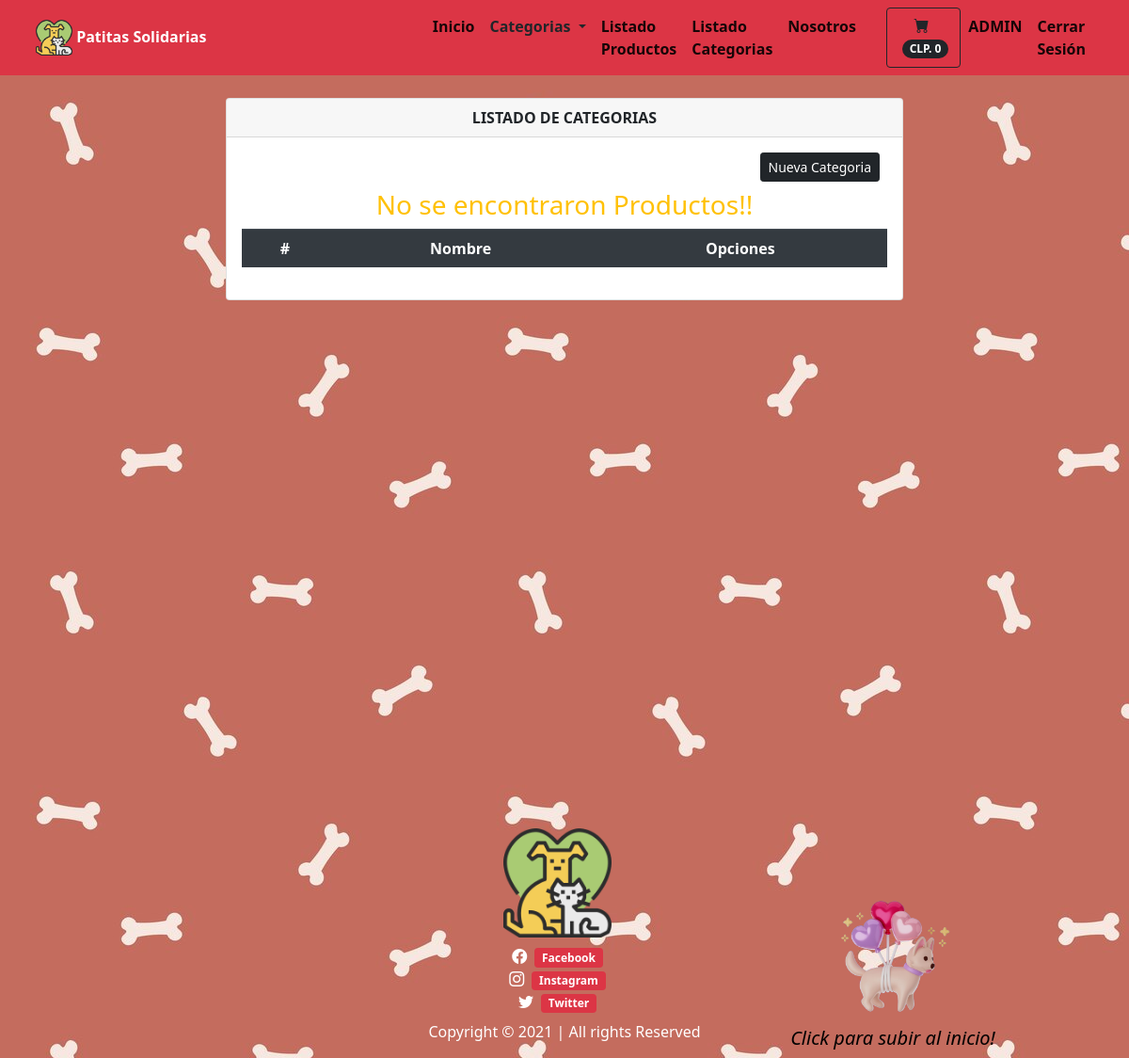
Page /categorias/ (signed in) on the earlier database version.
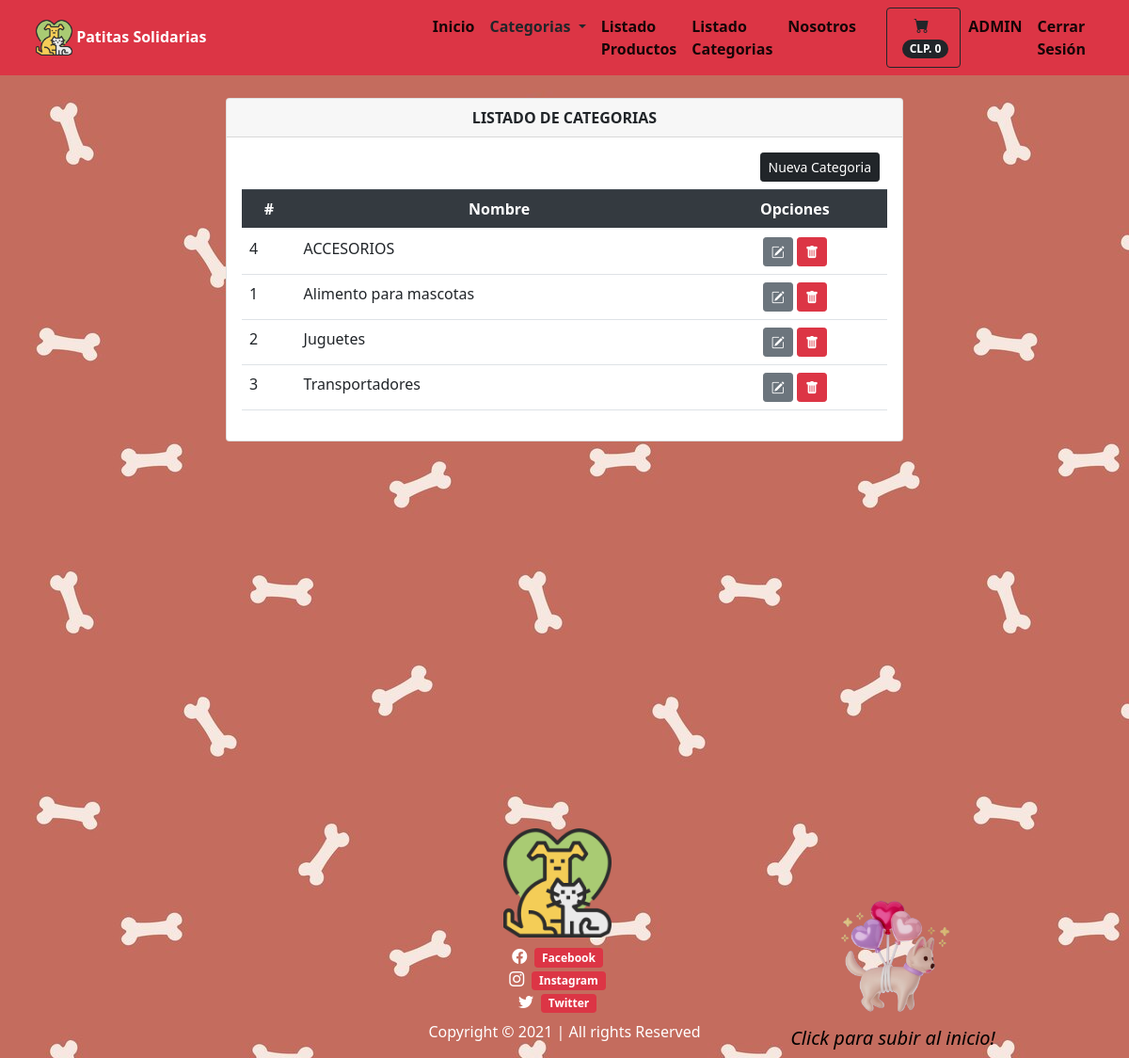
Same page on the later database version.
### tiendita/models.py (models this page shows, shortened)
class Categorias(models.Model):
    nombre = models.CharField(max_length=100)
    class Meta:
        db_table = "categorias"
        verbose_name = 'Categoria'
        verbose_name_plural = 'Categorias'
        ordering = ['id']

### tiendita/views.py (the view)
# urls.py: path('categorias/', views.listCategorias, name='categorias'),
@login_required(login_url='/login')
def listCategorias(request):
    lista_categorias = Categorias.objects.all().order_by('nombre')
    page = request.GET.get('page', 1)
    try:
        paginator = Paginator(lista_categorias, 6)
        lista_categorias = paginator.page(page)
    except:
        raise Http404
    data = {'entity': lista_categorias,
            'title': 'LISTADO DE CATEGORIAS',
            'paginator': paginator
            }
    return render(request,'categorias.html', data)

### tiendita/context_processors.py (called while the page is built)
def extras(request):
	lista_categorias = Categorias.objects.all().order_by('nombre')
	return {'categorias':lista_categorias}

def importe_total_carro(request):
    total = 0
    if request.user.is_authenticated:
        if "carro" in request.session:
            for key, value in request.session["carro"].items():
                total = total + int(value["precio"])
    return {"importe_total_carro": total}

### templates/categorias.html
{% extends 'layouts/tienda.html' %} {% block content %}
<div class="min-vh-100 d-flex flex-colum py-4">
    <div class="container">
        <div class="row justify-content-center">
            <div class="col-lg-8 col-md-6 col-sm-4 animate__animated animate__backInRight animate__delay-0.4s">
                <div class="card">
                    <div class="card-header text-center font-weight-bold">
                        {{ title }}
                    </div>
                    <div class="card-body  table-responsive">
                        <div class="d-flex justify-content-end mb-2 mx-2">
                            <a href="/addcategoria" class="btn btn-dark btn-sm pull-right" type="submit">
                            Nueva Categoria
                            </a>
                        </div>
                        <table class="table table-condensed">
                            <thead class="thead-dark">
                                <tr class="text-center">
                                    <th scope="col">#</th>
                                    <th scope="col">Nombre</th>
                                    <th colspan="2">Opciones</th>
                                </tr>
                            </thead>
                            <tbody>
                                {% load bootstrap_icons %} {% if entity %} {% for categoria in entity %}
                                <tr>
                                    <td>{{ categoria.id }}</td>
                                    <td>{{ categoria.nombre }}</td>
                                    <td colspan="2" class="text-center">
                                        <a class="btn btn-secondary btn-sm" href="{% url 'tiendita:editcategoria' categoria.id %}" type="button"><i class="bi bi-pencil-square"></i></a>
                                        <a class="btn btn-danger btn-sm" href="{% url 'tiendita:deleteCategoria' categoria.id %}" type="button"><i class="bi bi-trash-fill"></i></a>
                                    </td>
                                </tr>
                                {% endfor %} {% else %}
                                <div class="text-center text-warning">
                                    <h3> No se encontraron Productos!!</h3>
                                </div>
                                {% endif %}
                            </tbody>
                        </table>
                    </div>
                </div>
            </div>
        </div>
    </div>
</div>
{% endblock %}

### templates/layouts/tienda.html (shortened to what this page needs)
{% load static %}
<!DOCTYPE html>
<html lang="es">
<head>
    <link href="https://cdn.jsdelivr.net/npm/bootstrap-icons@1.5.0/font/bootstrap-icons.css" rel="stylesheet" />
    <link rel="stylesheet" href="https://cdn.jsdelivr.net/npm/bootstrap@4.5.3/dist/css/bootstrap.min.css">
    <link rel="stylesheet" href="https://cdnjs.cloudflare.com/ajax/libs/animate.css/4.1.1/animate.min.css" />
    <link href="{% static 'css/styles.css' %}" rel="stylesheet" />
</head>
<body>
    <nav class="navbar navbar-expand-lg navbar-light bg-danger sticky-top">
        <div class="container px-2 px-lg-2">
            <a class="navbar-logo" href="/" width="50%">
                <img class="img-fluido" src="{% static 'assets/logito.png' %}" width="10%" heigth="10%" alt="logo">
                Patitas Solidarias
            </a>
            <div class="collapse navbar-collapse" id="navbarSupportedContent">
                <ul class="navbar-nav me-auto mb-2 mb-lg-0 ms-lg-4">
                    <li class="nav-item">
                        <a class="nav-link active" aria-current="page" href="/"></span>
                            Inicio
                        </a>
                    </li>
                    <div class="dropdown show">
                        <a class="nav-link dropdown-toggle text-dark" href="#" role="button" id="dropdownMenuLink" data-toggle="dropdown" aria-haspopup="true" aria-expanded="false">
                            Categorias
                        </a>
                    </div>
                    {% if user.is_staff %}
                    <li class="nav-item">
                        <a class="nav-link active" aria-current="page" href="/listarproductos">
                                Listado Productos
                            </a>
                    </li>
                    <li class="nav-item">
                        <a class="nav-link active" aria-current="page" href="/categorias">
                                Listado Categorias
                            </a>
                    </li>
                    {% endif %}
                    <li class="nav-item">
                        <a class="nav-link active" aria-current="page" href="/nosotros">
                            Nosotros
                        </a>
                    </li>
                </ul>
                <ul class="navbar-nav d-flex ml-auto mb-2 mb-lg-0 ms-lg-4">
                    {% if user.is_authenticated %}
                    {% load humanize %}
                    <div class="d-flex">
                        <a href="{% url 'tiendita:viewcart' %}" class="btn btn-outline-dark">
                            <i class="bi-cart-fill me-1"></i>
                            <span class="badge bg-dark text-white ms-1 rounded-pill"> CLP. {{ importe_total_carro | intcomma }}</span>
                        </a>
                    </div>
                    <li class="nav-item">
                        <a class="nav-link active" aria-current="page" href="#">
                            <b>{{ user.username }}</b>
                        </a>
                    </li>
                    <li class="nav-item">
                        <a class="nav-link active" aria-current="page" href="{% url 'logout' %}">
                                    Cerrar Sesión
                            </a>
                    </li>
                    {% endif %}
                </ul>
            </div>
        </div>
    </nav>
    <section class="container">
        {% block content%} {% endblock %}
    </section>
    <button class="transparent-button" onclick="toTop()">
        <img src="{% static 'assets/sube-perrito.png' %}" alt="click para subir" height="30%" width="30%">
        <h5 class="subirCon-perrito">Click para subir al inicio!</h5>
    </button>
            <ul class="col-4 list-unstyled text-center mx-auto my-auto">
                <img class="img-fluido pb-1 " src="{% static 'assets/logito.png' %}" width="30%" heigth="30%" alt="logo">
            </ul>
            <ul class="col-4 list-unstyled my-auto mx-auto text-center">
                {% load bootstrap_icons %}
                <li>
                    <a href="#"> <i class="bi bi-facebook text-white mr-2"></i><span class="badge badge-danger">Facebook</span> </a>
                </li>
                <li>
                    <a href="#"> <i class="bi bi-instagram text-white mr-2"></i><span class="badge badge-danger">Instagram</span> </a>
                </li>
                <li>
                    <a href="#"> <i class="bi bi-twitter text-white mr-2"></i><span class="badge badge-danger">Twitter</span> </a>
                </li>
            </ul>
        <div class="text-center">
            <p class="pt-2 text-white">Copyright &copy; 2021 | All rights Reserved</p>
        </div>
</body>
</html>

Differences in the rows shown:
added Categorias: id "4", nombre "ACCESORIOS"
added Categorias: id "1", nombre "Alimento para mascotas"
added Categorias: id "2", nombre "Juguetes"
added Categorias: id "3", nombre "Transportadores"
Other differences:
text no longer shown: "No se encontraron Productos!!"
